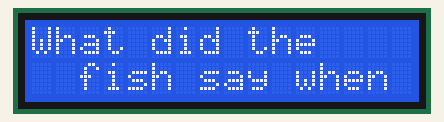
Simulated run of this sketch. Board: Arduino Uno, built with avr-gcc and run on an emulated ATmega328P. Shown: 16×2 character LCD.

Above: at 0.1 s.
At 1.1 s:
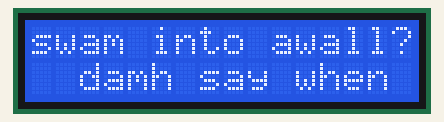
At 2.1 s:
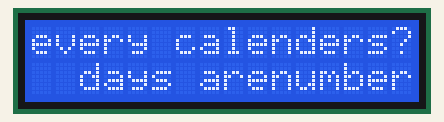
At 3.1 s:
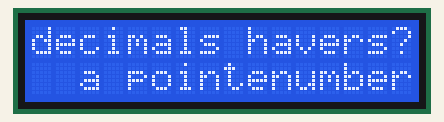

The sketch:

2.ino
```cpp
// Tomas Turbek
// liquid crystal

#include <LiquidCrystal.h>

// LCD pins <--> Arduino pins
const int RS = 11, EN = 12, D4 = 2, D5 = 3, D6 = 4, D7 = 5;
LiquidCrystal lcd(RS, EN, D4, D5, D6, D7);

void setup()
{
  lcd.begin(16, 2); // set up number of columns and rows

  lcd.setCursor(0, 0);         // move cursor to   (0, 0)
  lcd.print("What did the");        // print message at (0, 0)
  lcd.setCursor(2, 1);         // move cursor to   (2, 1)
  lcd.print("fish say when he"); // print message at (2, 1)
  delay(1000);

  lcd.setCursor(0, 0);         // move cursor to   (0, 0)
  lcd.print("swam into awall?");        // print message at (0, 0)
  lcd.setCursor(2, 1);         // move cursor to   (2, 1)
  lcd.print("dam"); // print message at (2, 1)
  delay(1000);


  lcd.setCursor(0, 0);         // move cursor to   (0, 0)
  lcd.print("every calenders");        // print message at (0, 0)
  lcd.setCursor(2, 1);         // move cursor to   (2, 1)
  lcd.print("days arenumbered"); // print message at (2, 1)
  delay(1000);


  lcd.setCursor(0, 0);         // move cursor to   (0, 0)
  lcd.print("decimals have");        // print message at (0, 0)
  lcd.setCursor(2, 1);         // move cursor to   (2, 1)
  lcd.print("a point"); // print message at (2, 1)
  delay(1000);

}


void loop()
{
}
```

Measured:
- what the display in image 1 shows lasts 1.0 s, from 1.1 s to 2.1 s
